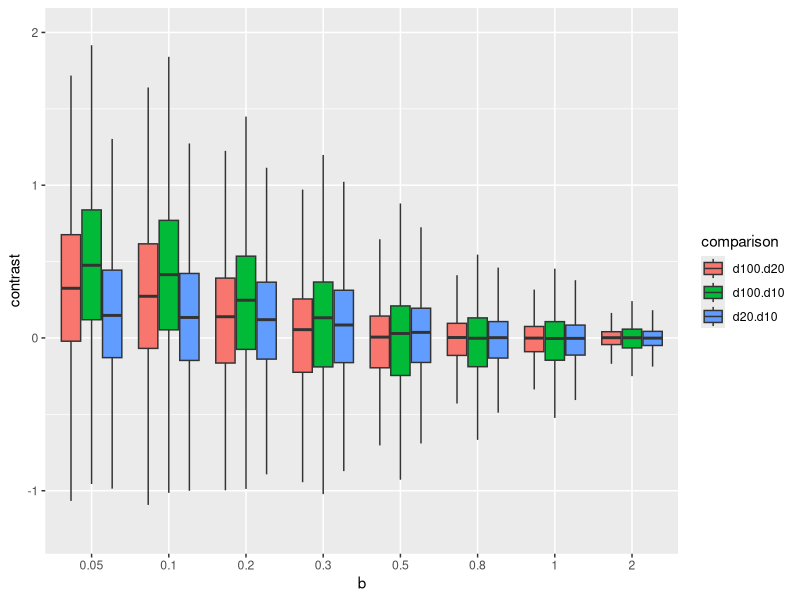

Write the R code that produced this figure.
## ---- chunk 1
library(ggplot2)
library(ggpubr)
library(data.table)
## ---- chunk 2
n <- 100 # per treatment level. power will be a function of effect size
b_array <- c(0.05, 0.1, 0.2, 0.3, 0.5, 0.8, 1, 2)
niter <- 10^4
res_table <- data.table(NULL)
power_table <- data.table(NULL)
for(b1 in b_array){
  y1 <- matrix(rnorm(n*niter), nrow=n)
  y2 <- matrix(rnorm(n*niter), nrow=n) + b1
  d100 <- apply(y2, 2, mean) - apply(y1,2,mean)
  d20 <- apply(y2[1:20,], 2, mean) - apply(y1[1:20,],2,mean)
  d10 <- apply(y2[1:10,], 2, mean) - apply(y1[1:10,],2,mean)
  res_table <- rbind(res_table, data.table(b=b1, d100=d100, d20=d20, d10=d10))
  power_table <- rbind(power_table, data.table(
    b=b1,
    "power (n=100)"=power.t.test(n=100, delta=b1, sd=1)$power,
    "power (n=20)"=power.t.test(n=20, delta=b1, sd=1)$power,
    "power (n=10)"=power.t.test(n=10, delta=b1, sd=1)$power
  ))
}

## ---- chunk 3
knitr::kable(power_table, digits=2)
## ---- chunk 4
knitr::kable(res_table[, .("median(|b|) (n=100)"=median(abs(d100)),
              "median(|b|) (n=20)"=median(abs(d20)),
              "median(|b|) (n=10)"=median(abs(d10))
              ), by=b], digits=c(2, 3, 3, 3))

## ---- chunk 5

knitr::kable(res_table[, .(
              "IF (n=100)" = median(abs(d100))/b,
              "IF (n=20)" = median(abs(d20))/b,
              "IF (n=10)" = median(abs(d10))/b
              ), by=b], digits=c(2, 1, 1, 1))
## ---- chunk 6
res_table[, d100.d20:=log10(abs(d20)/abs(d100))]
res_table[, d100.d10:=log10(abs(d10)/abs(d100))]
res_table[, d20.d10:=log10(abs(d10)/abs(d20))]
res_melt <- melt(res_table[, .SD, .SDcols=c("b", "d100.d20", "d100.d10", "d20.d10")], id.vars="b", variable.name="comparison", value.name="contrast")
res_melt[, b:=factor(b)]
pd <- position_dodge(0.8)
ggplot(data=res_melt, aes(x=b, y=contrast, fill=comparison)) +
  geom_boxplot(position=pd, outlier.shape=NA) +
  coord_cartesian(ylim=c(-1.25, 2))

